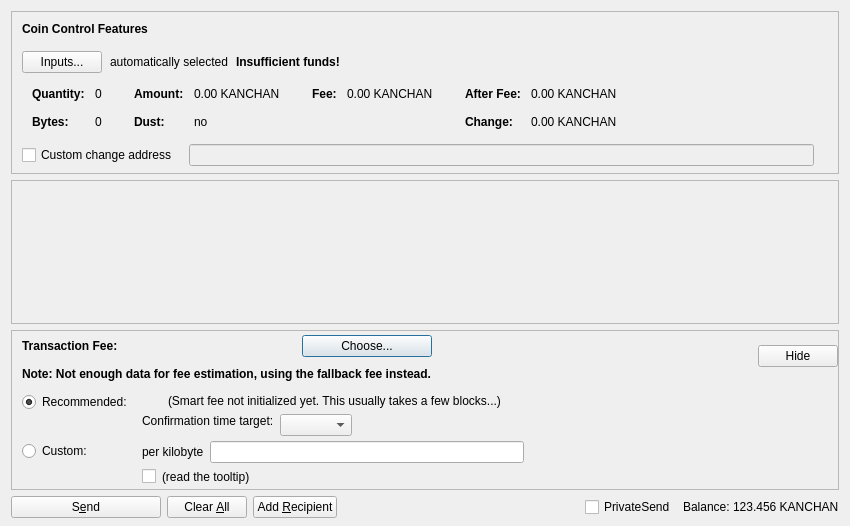
<?xml version="1.0" encoding="UTF-8"?>
<ui version="4.0">
 <class>SendCoinsDialog</class>
 <widget class="QDialog" name="SendCoinsDialog">
  <property name="geometry">
   <rect>
    <x>0</x>
    <y>0</y>
    <width>850</width>
    <height>526</height>
   </rect>
  </property>
  <property name="windowTitle">
   <string>Send Coins</string>
  </property>
  <layout class="QVBoxLayout" name="verticalLayout" stretch="0,1,0,0">
   <property name="bottomMargin">
    <number>8</number>
   </property>
   <item>
    <widget class="QFrame" name="frameCoinControl">
     <property name="sizePolicy">
      <sizepolicy hsizetype="Expanding" vsizetype="Expanding">
       <horstretch>0</horstretch>
       <verstretch>0</verstretch>
      </sizepolicy>
     </property>
     <property name="maximumSize">
      <size>
       <width>16777215</width>
       <height>16777215</height>
      </size>
     </property>
     <property name="frameShape">
      <enum>QFrame::StyledPanel</enum>
     </property>
     <property name="frameShadow">
      <enum>QFrame::Sunken</enum>
     </property>
     <layout class="QVBoxLayout" name="verticalLayoutCoinControl2">
      <property name="spacing">
       <number>0</number>
      </property>
      <property name="leftMargin">
       <number>0</number>
      </property>
      <property name="topMargin">
       <number>0</number>
      </property>
      <property name="rightMargin">
       <number>0</number>
      </property>
      <property name="bottomMargin">
       <number>6</number>
      </property>
      <item>
       <layout class="QVBoxLayout" name="verticalLayoutCoinControl" stretch="0,0,0,0,1">
        <property name="spacing">
         <number>0</number>
        </property>
        <property name="leftMargin">
         <number>10</number>
        </property>
        <property name="topMargin">
         <number>10</number>
        </property>
        <item>
         <layout class="QHBoxLayout" name="horizontalLayoutCoinControl1">
          <property name="bottomMargin">
           <number>15</number>
          </property>
          <item>
           <widget class="QLabel" name="labelCoinControlFeatures">
            <property name="sizePolicy">
             <sizepolicy hsizetype="Preferred" vsizetype="Maximum">
              <horstretch>0</horstretch>
              <verstretch>0</verstretch>
             </sizepolicy>
            </property>
            <property name="font">
             <font>
              <weight>75</weight>
              <bold>true</bold>
             </font>
            </property>
            <property name="styleSheet">
             <string notr="true">font-weight:bold;</string>
            </property>
            <property name="text">
             <string>Coin Control Features</string>
            </property>
           </widget>
          </item>
         </layout>
        </item>
        <item>
         <layout class="QHBoxLayout" name="horizontalLayoutCoinControl2" stretch="0,0,0,0">
          <property name="spacing">
           <number>8</number>
          </property>
          <property name="bottomMargin">
           <number>10</number>
          </property>
          <item>
           <widget class="QPushButton" name="pushButtonCoinControl">
            <property name="styleSheet">
             <string notr="true"/>
            </property>
            <property name="text">
             <string>Inputs...</string>
            </property>
            <property name="autoDefault">
             <bool>false</bool>
            </property>
           </widget>
          </item>
          <item>
           <widget class="QLabel" name="labelCoinControlAutomaticallySelected">
            <property name="text">
             <string>automatically selected</string>
            </property>
            <property name="margin">
             <number>5</number>
            </property>
           </widget>
          </item>
          <item>
           <widget class="QLabel" name="labelCoinControlInsuffFunds">
            <property name="font">
             <font>
              <weight>75</weight>
              <bold>true</bold>
             </font>
            </property>
            <property name="styleSheet">
             <string notr="true">font-weight:bold;</string>
            </property>
            <property name="text">
             <string>Insufficient funds!</string>
            </property>
            <property name="margin">
             <number>5</number>
            </property>
           </widget>
          </item>
          <item>
           <spacer name="horizontalSpacerCoinControl">
            <property name="orientation">
             <enum>Qt::Horizontal</enum>
            </property>
            <property name="sizeHint" stdset="0">
             <size>
              <width>40</width>
              <height>1</height>
             </size>
            </property>
           </spacer>
          </item>
         </layout>
        </item>
        <item>
         <widget class="QWidget" name="widgetCoinControl" native="true">
          <property name="sizePolicy">
           <sizepolicy hsizetype="Preferred" vsizetype="Preferred">
            <horstretch>0</horstretch>
            <verstretch>0</verstretch>
           </sizepolicy>
          </property>
          <property name="minimumSize">
           <size>
            <width>0</width>
            <height>0</height>
           </size>
          </property>
          <property name="styleSheet">
           <string notr="true"/>
          </property>
          <layout class="QHBoxLayout" name="horizontalLayoutCoinControl5">
           <property name="leftMargin">
            <number>0</number>
           </property>
           <property name="topMargin">
            <number>0</number>
           </property>
           <property name="rightMargin">
            <number>0</number>
           </property>
           <property name="bottomMargin">
            <number>0</number>
           </property>
           <item>
            <layout class="QHBoxLayout" name="horizontalLayoutCoinControl3" stretch="0,0,0,1">
             <property name="spacing">
              <number>20</number>
             </property>
             <property name="topMargin">
              <number>0</number>
             </property>
             <property name="bottomMargin">
              <number>10</number>
             </property>
             <item>
              <layout class="QFormLayout" name="formLayoutCoinControl1">
               <property name="horizontalSpacing">
                <number>10</number>
               </property>
               <property name="verticalSpacing">
                <number>14</number>
               </property>
               <property name="leftMargin">
                <number>10</number>
               </property>
               <property name="topMargin">
                <number>4</number>
               </property>
               <property name="rightMargin">
                <number>6</number>
               </property>
               <item row="0" column="0">
                <widget class="QLabel" name="labelCoinControlQuantityText">
                 <property name="font">
                  <font>
                   <weight>75</weight>
                   <bold>true</bold>
                  </font>
                 </property>
                 <property name="text">
                  <string>Quantity:</string>
                 </property>
                 <property name="margin">
                  <number>0</number>
                 </property>
                </widget>
               </item>
               <item row="0" column="1">
                <widget class="QLabel" name="labelCoinControlQuantity">
                 <property name="cursor">
                  <cursorShape>IBeamCursor</cursorShape>
                 </property>
                 <property name="contextMenuPolicy">
                  <enum>Qt::ActionsContextMenu</enum>
                 </property>
                 <property name="text">
                  <string notr="true">0</string>
                 </property>
                 <property name="margin">
                  <number>0</number>
                 </property>
                 <property name="textInteractionFlags">
                  <set>Qt::LinksAccessibleByMouse|Qt::TextSelectableByKeyboard|Qt::TextSelectableByMouse</set>
                 </property>
                </widget>
               </item>
               <item row="1" column="0">
                <widget class="QLabel" name="labelCoinControlBytesText">
                 <property name="font">
                  <font>
                   <weight>75</weight>
                   <bold>true</bold>
                  </font>
                 </property>
                 <property name="text">
                  <string>Bytes:</string>
                 </property>
                </widget>
               </item>
               <item row="1" column="1">
                <widget class="QLabel" name="labelCoinControlBytes">
                 <property name="cursor">
                  <cursorShape>IBeamCursor</cursorShape>
                 </property>
                 <property name="contextMenuPolicy">
                  <enum>Qt::ActionsContextMenu</enum>
                 </property>
                 <property name="text">
                  <string notr="true">0</string>
                 </property>
                 <property name="textInteractionFlags">
                  <set>Qt::LinksAccessibleByMouse|Qt::TextSelectableByKeyboard|Qt::TextSelectableByMouse</set>
                 </property>
                </widget>
               </item>
              </layout>
             </item>
             <item>
              <layout class="QFormLayout" name="formLayoutCoinControl2">
               <property name="horizontalSpacing">
                <number>10</number>
               </property>
               <property name="verticalSpacing">
                <number>14</number>
               </property>
               <property name="leftMargin">
                <number>6</number>
               </property>
               <property name="topMargin">
                <number>4</number>
               </property>
               <property name="rightMargin">
                <number>6</number>
               </property>
               <item row="0" column="0">
                <widget class="QLabel" name="labelCoinControlAmountText">
                 <property name="font">
                  <font>
                   <weight>75</weight>
                   <bold>true</bold>
                  </font>
                 </property>
                 <property name="text">
                  <string>Amount:</string>
                 </property>
                 <property name="margin">
                  <number>0</number>
                 </property>
                </widget>
               </item>
               <item row="0" column="1">
                <widget class="QLabel" name="labelCoinControlAmount">
                 <property name="cursor">
                  <cursorShape>IBeamCursor</cursorShape>
                 </property>
                 <property name="contextMenuPolicy">
                  <enum>Qt::ActionsContextMenu</enum>
                 </property>
                 <property name="text">
                  <string notr="true">0.00 KANCHAN</string>
                 </property>
                 <property name="textInteractionFlags">
                  <set>Qt::LinksAccessibleByMouse|Qt::TextSelectableByKeyboard|Qt::TextSelectableByMouse</set>
                 </property>
                </widget>
               </item>
               <item row="1" column="0">
                <widget class="QLabel" name="labelCoinControlLowOutputText">
                 <property name="font">
                  <font>
                   <weight>75</weight>
                   <bold>true</bold>
                  </font>
                 </property>
                 <property name="text">
                  <string>Dust:</string>
                 </property>
                </widget>
               </item>
               <item row="1" column="1">
                <widget class="QLabel" name="labelCoinControlLowOutput">
                 <property name="cursor">
                  <cursorShape>IBeamCursor</cursorShape>
                 </property>
                 <property name="contextMenuPolicy">
                  <enum>Qt::ActionsContextMenu</enum>
                 </property>
                 <property name="text">
                  <string notr="true">no</string>
                 </property>
                 <property name="textInteractionFlags">
                  <set>Qt::LinksAccessibleByMouse|Qt::TextSelectableByKeyboard|Qt::TextSelectableByMouse</set>
                 </property>
                </widget>
               </item>
              </layout>
             </item>
             <item>
              <layout class="QFormLayout" name="formLayoutCoinControl3">
               <property name="horizontalSpacing">
                <number>10</number>
               </property>
               <property name="verticalSpacing">
                <number>14</number>
               </property>
               <property name="leftMargin">
                <number>6</number>
               </property>
               <property name="topMargin">
                <number>4</number>
               </property>
               <property name="rightMargin">
                <number>6</number>
               </property>
               <item row="0" column="0">
                <widget class="QLabel" name="labelCoinControlFeeText">
                 <property name="font">
                  <font>
                   <weight>75</weight>
                   <bold>true</bold>
                  </font>
                 </property>
                 <property name="text">
                  <string>Fee:</string>
                 </property>
                 <property name="margin">
                  <number>0</number>
                 </property>
                </widget>
               </item>
               <item row="0" column="1">
                <widget class="QLabel" name="labelCoinControlFee">
                 <property name="cursor">
                  <cursorShape>IBeamCursor</cursorShape>
                 </property>
                 <property name="contextMenuPolicy">
                  <enum>Qt::ActionsContextMenu</enum>
                 </property>
                 <property name="text">
                  <string notr="true">0.00 KANCHAN</string>
                 </property>
                 <property name="textInteractionFlags">
                  <set>Qt::LinksAccessibleByMouse|Qt::TextSelectableByKeyboard|Qt::TextSelectableByMouse</set>
                 </property>
                </widget>
               </item>
              </layout>
             </item>
             <item>
              <layout class="QFormLayout" name="formLayoutCoinControl4">
               <property name="horizontalSpacing">
                <number>10</number>
               </property>
               <property name="verticalSpacing">
                <number>14</number>
               </property>
               <property name="leftMargin">
                <number>6</number>
               </property>
               <property name="topMargin">
                <number>4</number>
               </property>
               <property name="rightMargin">
                <number>6</number>
               </property>
               <item row="0" column="0">
                <widget class="QLabel" name="labelCoinControlAfterFeeText">
                 <property name="font">
                  <font>
                   <weight>75</weight>
                   <bold>true</bold>
                  </font>
                 </property>
                 <property name="text">
                  <string>After Fee:</string>
                 </property>
                 <property name="margin">
                  <number>0</number>
                 </property>
                </widget>
               </item>
               <item row="0" column="1">
                <widget class="QLabel" name="labelCoinControlAfterFee">
                 <property name="cursor">
                  <cursorShape>IBeamCursor</cursorShape>
                 </property>
                 <property name="contextMenuPolicy">
                  <enum>Qt::ActionsContextMenu</enum>
                 </property>
                 <property name="text">
                  <string notr="true">0.00 KANCHAN</string>
                 </property>
                 <property name="textInteractionFlags">
                  <set>Qt::LinksAccessibleByMouse|Qt::TextSelectableByKeyboard|Qt::TextSelectableByMouse</set>
                 </property>
                </widget>
               </item>
               <item row="1" column="0">
                <widget class="QLabel" name="labelCoinControlChangeText">
                 <property name="font">
                  <font>
                   <weight>75</weight>
                   <bold>true</bold>
                  </font>
                 </property>
                 <property name="text">
                  <string>Change:</string>
                 </property>
                </widget>
               </item>
               <item row="1" column="1">
                <widget class="QLabel" name="labelCoinControlChange">
                 <property name="cursor">
                  <cursorShape>IBeamCursor</cursorShape>
                 </property>
                 <property name="contextMenuPolicy">
                  <enum>Qt::ActionsContextMenu</enum>
                 </property>
                 <property name="text">
                  <string notr="true">0.00 KANCHAN</string>
                 </property>
                 <property name="textInteractionFlags">
                  <set>Qt::LinksAccessibleByMouse|Qt::TextSelectableByKeyboard|Qt::TextSelectableByMouse</set>
                 </property>
                </widget>
               </item>
              </layout>
             </item>
            </layout>
           </item>
          </layout>
         </widget>
        </item>
        <item>
         <layout class="QHBoxLayout" name="horizontalLayoutCoinControl4" stretch="0,0,0">
          <property name="spacing">
           <number>12</number>
          </property>
          <property name="sizeConstraint">
           <enum>QLayout::SetDefaultConstraint</enum>
          </property>
          <property name="topMargin">
           <number>5</number>
          </property>
          <property name="rightMargin">
           <number>5</number>
          </property>
          <item>
           <widget class="QCheckBox" name="checkBoxCoinControlChange">
            <property name="toolTip">
             <string>If this is activated, but the change address is empty or invalid, change will be sent to a newly generated address.</string>
            </property>
            <property name="text">
             <string>Custom change address</string>
            </property>
           </widget>
          </item>
          <item>
           <widget class="QValidatedLineEdit" name="lineEditCoinControlChange">
            <property name="enabled">
             <bool>false</bool>
            </property>
            <property name="sizePolicy">
             <sizepolicy hsizetype="Expanding" vsizetype="Fixed">
              <horstretch>0</horstretch>
              <verstretch>0</verstretch>
             </sizepolicy>
            </property>
           </widget>
          </item>
          <item>
           <widget class="QLabel" name="labelCoinControlChangeLabel">
            <property name="sizePolicy">
             <sizepolicy hsizetype="Preferred" vsizetype="Expanding">
              <horstretch>0</horstretch>
              <verstretch>0</verstretch>
             </sizepolicy>
            </property>
            <property name="minimumSize">
             <size>
              <width>0</width>
              <height>0</height>
             </size>
            </property>
            <property name="text">
             <string/>
            </property>
            <property name="margin">
             <number>3</number>
            </property>
           </widget>
          </item>
         </layout>
        </item>
        <item>
         <spacer name="verticalSpacerCoinControl">
          <property name="orientation">
           <enum>Qt::Vertical</enum>
          </property>
          <property name="sizeHint" stdset="0">
           <size>
            <width>800</width>
            <height>1</height>
           </size>
          </property>
         </spacer>
        </item>
       </layout>
      </item>
     </layout>
    </widget>
   </item>
   <item>
    <widget class="QScrollArea" name="scrollArea">
     <property name="widgetResizable">
      <bool>true</bool>
     </property>
     <widget class="QWidget" name="scrollAreaWidgetContents">
      <property name="geometry">
       <rect>
        <x>0</x>
        <y>0</y>
        <width>830</width>
        <height>104</height>
       </rect>
      </property>
      <layout class="QVBoxLayout" name="verticalLayout_2" stretch="0,1">
       <property name="leftMargin">
        <number>0</number>
       </property>
       <property name="topMargin">
        <number>0</number>
       </property>
       <property name="rightMargin">
        <number>0</number>
       </property>
       <property name="bottomMargin">
        <number>0</number>
       </property>
       <item>
        <layout class="QVBoxLayout" name="entries">
         <property name="spacing">
          <number>6</number>
         </property>
        </layout>
       </item>
       <item>
        <spacer name="verticalSpacer">
         <property name="orientation">
          <enum>Qt::Vertical</enum>
         </property>
         <property name="sizeHint" stdset="0">
          <size>
           <width>20</width>
           <height>40</height>
          </size>
         </property>
        </spacer>
       </item>
      </layout>
     </widget>
    </widget>
   </item>
   <item>
    <widget class="QFrame" name="frameFee">
     <property name="sizePolicy">
      <sizepolicy hsizetype="Expanding" vsizetype="Expanding">
       <horstretch>0</horstretch>
       <verstretch>0</verstretch>
      </sizepolicy>
     </property>
     <property name="maximumSize">
      <size>
       <width>16777215</width>
       <height>16777215</height>
      </size>
     </property>
     <property name="frameShape">
      <enum>QFrame::StyledPanel</enum>
     </property>
     <property name="frameShadow">
      <enum>QFrame::Sunken</enum>
     </property>
     <layout class="QVBoxLayout" name="verticalLayoutFee1">
      <property name="spacing">
       <number>0</number>
      </property>
      <property name="leftMargin">
       <number>0</number>
      </property>
      <property name="topMargin">
       <number>0</number>
      </property>
      <property name="rightMargin">
       <number>0</number>
      </property>
      <property name="bottomMargin">
       <number>0</number>
      </property>
      <item>
       <layout class="QVBoxLayout" name="verticalLayoutFee2" stretch="0,0,0">
        <property name="spacing">
         <number>0</number>
        </property>
        <property name="leftMargin">
         <number>10</number>
        </property>
        <property name="topMargin">
         <number>0</number>
        </property>
        <item>
         <layout class="QHBoxLayout" name="horizontalLayoutFee1">
          <property name="bottomMargin">
           <number>0</number>
          </property>
          <item>
           <layout class="QVBoxLayout" name="verticalLayoutFee7">
            <property name="spacing">
             <number>0</number>
            </property>
            <item>
             <spacer name="verticalSpacerSmartFee">
              <property name="orientation">
               <enum>Qt::Vertical</enum>
              </property>
              <property name="sizeType">
               <enum>QSizePolicy::Fixed</enum>
              </property>
              <property name="sizeHint" stdset="0">
               <size>
                <width>1</width>
                <height>4</height>
               </size>
              </property>
             </spacer>
            </item>
            <item>
             <layout class="QHBoxLayout" name="horizontalLayoutSmartFee">
              <property name="spacing">
               <number>10</number>
              </property>
              <item>
               <widget class="QLabel" name="labelFeeHeadline">
                <property name="sizePolicy">
                 <sizepolicy hsizetype="Preferred" vsizetype="Maximum">
                  <horstretch>0</horstretch>
                  <verstretch>0</verstretch>
                 </sizepolicy>
                </property>
                <property name="font">
                 <font>
                  <weight>75</weight>
                  <bold>true</bold>
                 </font>
                </property>
                <property name="styleSheet">
                 <string notr="true">font-weight:bold;</string>
                </property>
                <property name="text">
                 <string>Transaction Fee:</string>
                </property>
               </widget>
              </item>
              <item>
               <widget class="QLabel" name="labelFeeMinimized">
                <property name="text">
                 <string/>
                </property>
               </widget>
              </item>
              <item>
               <widget class="QPushButton" name="buttonChooseFee">
                <property name="text">
                 <string>Choose...</string>
                </property>
               </widget>
              </item>
             </layout>
            </item>
            <item>
             <spacer name="verticalSpacer_7">
              <property name="orientation">
               <enum>Qt::Vertical</enum>
              </property>
              <property name="sizeHint" stdset="0">
               <size>
                <width>1</width>
                <height>10</height>
               </size>
              </property>
             </spacer>
            </item>
            <item>
             <widget class="QLabel" name="fallbackFeeWarningLabel">
              <property name="toolTip">
               <string>Using the fallbackfee can result in sending a transaction that will take several hours or days (or never) to confirm. Consider choosing your fee manually or wait until you have validated the complete chain.</string>
              </property>
              <property name="font">
              <font>
                  <weight>75</weight>
                  <bold>true</bold>
              </font>
              </property>
              <property name="text">
               <string>Note: Not enough data for fee estimation, using the fallback fee instead.</string>
              </property>
              <property name="wordWrap">
               <bool>false</bool>
              </property>
             </widget>
            </item>
            <item>
             <spacer name="verticalSpacer_5">
              <property name="orientation">
               <enum>Qt::Vertical</enum>
              </property>
              <property name="sizeHint" stdset="0">
               <size>
                <width>1</width>
                <height>1</height>
               </size>
              </property>
             </spacer>
            </item>
           </layout>
          </item>
          <item>
           <spacer name="horizontalSpacer_4">
            <property name="orientation">
             <enum>Qt::Horizontal</enum>
            </property>
            <property name="sizeHint" stdset="0">
             <size>
              <width>1</width>
              <height>1</height>
             </size>
            </property>
           </spacer>
          </item>
          <item>
           <widget class="QPushButton" name="buttonMinimizeFee">
            <property name="toolTip">
             <string>collapse fee-settings</string>
            </property>
            <property name="text">
             <string>Hide</string>
            </property>
           </widget>
          </item>
         </layout>
        </item>
        <item>
         <widget class="QFrame" name="frameFeeSelection">
          <layout class="QVBoxLayout" name="verticalLayoutFee12">
           <property name="spacing">
            <number>0</number>
           </property>
           <property name="leftMargin">
            <number>0</number>
           </property>
           <property name="topMargin">
            <number>0</number>
           </property>
           <property name="rightMargin">
            <number>0</number>
           </property>
           <property name="bottomMargin">
            <number>0</number>
           </property>
           <item>
            <layout class="QGridLayout" name="gridLayoutFee">
             <property name="topMargin">
              <number>10</number>
             </property>
             <property name="bottomMargin">
              <number>4</number>
             </property>
             <property name="horizontalSpacing">
              <number>10</number>
             </property>
             <property name="verticalSpacing">
              <number>4</number>
             </property>
             <item row="1" column="1">
              <layout class="QVBoxLayout" name="verticalLayoutFee8">
               <property name="spacing">
                <number>6</number>
               </property>
               <item>
                <layout class="QHBoxLayout" name="horizontalLayoutFee13">
                 <item>
                  <widget class="QLabel" name="labelCustomPerKilobyte">
                   <property name="toolTip">
                    <string>If the custom fee is set to 1000 photons and the transaction is only 250 bytes, then &quot;per kilobyte&quot; only pays 250 photons in fee,&lt;br /&gt;while &quot;at least&quot; pays 1000 photons. For transactions bigger than a kilobyte both pay by kilobyte.</string>
                   </property>
                   <property name="text">
                    <string>per kilobyte</string>
                   </property>
                  </widget>
                 </item>
                 <item>
                  <widget class="BitcoinAmountField" name="customFee"/>
                 </item>
                 <item>
                  <spacer name="horizontalSpacer_6">
                   <property name="orientation">
                    <enum>Qt::Horizontal</enum>
                   </property>
                   <property name="sizeHint" stdset="0">
                    <size>
                     <width>1</width>
                     <height>1</height>
                    </size>
                   </property>
                  </spacer>
                 </item>
                </layout>
               </item>
               <item>
                <layout class="QHBoxLayout" name="horizontalLayoutFee8">
                 <item>
                  <widget class="QCheckBox" name="checkBoxMinimumFee">
                   <property name="toolTip">
                    <string>Paying only the minimum fee is just fine as long as there is less transaction volume than space in the blocks.&lt;br /&gt;But be aware that this can end up in a never confirming transaction once there is more demand for KANCHAN transactions than the network can process.</string>
                   </property>
                   <property name="text">
                    <string/>
                   </property>
                  </widget>
                 </item>
                 <item>
                  <widget class="QLabel" name="labelMinFeeWarning">
                   <property name="enabled">
                    <bool>true</bool>
                   </property>
                   <property name="toolTip">
                    <string>Paying only the minimum fee is just fine as long as there is less transaction volume than space in the blocks.&lt;br /&gt;But be aware that this can end up in a never confirming transaction once there is more demand for KANCHAN transactions than the network can process.</string>
                   </property>
                   <property name="text">
                    <string>(read the tooltip)</string>
                   </property>
                   <property name="margin">
                    <number>5</number>
                   </property>
                  </widget>
                 </item>
                 <item>
                  <spacer name="horizontalSpacer_2">
                   <property name="orientation">
                    <enum>Qt::Horizontal</enum>
                   </property>
                   <property name="sizeHint" stdset="0">
                    <size>
                     <width>1</width>
                     <height>1</height>
                    </size>
                   </property>
                  </spacer>
                 </item>
                </layout>
               </item>
              </layout>
             </item>
             <item row="0" column="0">
              <layout class="QVBoxLayout" name="verticalLayoutFee4" stretch="0,1">
               <item>
                <widget class="QRadioButton" name="radioSmartFee">
                 <property name="text">
                  <string>Recommended:</string>
                 </property>
                 <property name="checked">
                  <bool>true</bool>
                 </property>
                 <attribute name="buttonGroup">
                  <string notr="true">groupFee</string>
                 </attribute>
                </widget>
               </item>
               <item>
                <spacer name="verticalSpacer_2">
                 <property name="orientation">
                  <enum>Qt::Vertical</enum>
                 </property>
                 <property name="sizeHint" stdset="0">
                  <size>
                   <width>1</width>
                   <height>1</height>
                  </size>
                 </property>
                </spacer>
               </item>
              </layout>
             </item>
             <item row="1" column="0">
              <layout class="QVBoxLayout" name="verticalLayoutFee9" stretch="0,1">
               <item>
                <widget class="QRadioButton" name="radioCustomFee">
                 <property name="text">
                  <string>Custom:</string>
                 </property>
                 <attribute name="buttonGroup">
                  <string notr="true">groupFee</string>
                 </attribute>
                </widget>
               </item>
               <item>
                <spacer name="verticalSpacer_6">
                 <property name="orientation">
                  <enum>Qt::Vertical</enum>
                 </property>
                 <property name="sizeHint" stdset="0">
                  <size>
                   <width>1</width>
                   <height>1</height>
                  </size>
                 </property>
                </spacer>
               </item>
              </layout>
             </item>
             <item row="0" column="1">
              <layout class="QVBoxLayout" name="verticalLayoutFee3" stretch="0,0,1">
               <property name="spacing">
                <number>6</number>
               </property>
               <property name="topMargin">
                <number>2</number>
               </property>
               <item>
                <layout class="QHBoxLayout" name="horizontalLayoutFee12">
                 <item>
                  <widget class="QLabel" name="labelSmartFee">
                   <property name="text">
                    <string/>
                   </property>
                   <property name="margin">
                    <number>2</number>
                   </property>
                  </widget>
                 </item>
                 <item>
                  <widget class="QLabel" name="labelFeeEstimation">
                   <property name="text">
                    <string/>
                   </property>
                  </widget>
                 </item>
                 <item>
                  <widget class="QLabel" name="labelSmartFee2">
                   <property name="text">
                    <string>(Smart fee not initialized yet. This usually takes a few blocks...)</string>
                   </property>
                   <property name="margin">
                    <number>2</number>
                   </property>
                  </widget>
                 </item>
                 <item>
                  <spacer name="horizontalSpacer_5">
                   <property name="orientation">
                    <enum>Qt::Horizontal</enum>
                   </property>
                   <property name="sizeHint" stdset="0">
                    <size>
                     <width>1</width>
                     <height>1</height>
                    </size>
                   </property>
                  </spacer>
                 </item>
                </layout>
               </item>
               <item>
                <layout class="QHBoxLayout" name="horizontalLayoutFee9">
                 <item>
                  <layout class="QVBoxLayout" name="verticalLayoutFee6">
                   <item>
                    <widget class="QLabel" name="labelSmartFee3">
                     <property name="text">
                      <string>Confirmation time target:</string>
                     </property>
                     <property name="margin">
                      <number>2</number>
                     </property>
                    </widget>
                   </item>
                   <item>
                    <spacer name="verticalSpacer_3">
                     <property name="orientation">
                      <enum>Qt::Vertical</enum>
                     </property>
                     <property name="sizeHint" stdset="0">
                      <size>
                       <width>1</width>
                       <height>1</height>
                      </size>
                     </property>
                    </spacer>
                   </item>
                  </layout>
                 </item>
                 <item>
                  <layout class="QVBoxLayout" name="verticalLayoutFee5">
                   <property name="rightMargin">
                    <number>30</number>
                   </property>
                   <item>
                    <layout class="QHBoxLayout" name="horizontalLayoutConfTarget">
                     <property name="bottomMargin">
                      <number>0</number>
                     </property>
                     <item>
                      <widget class="QComboBox" name="confTargetSelector"/>
                     </item>
                     <item>
                      <spacer name="horizontalSpacerConfTarget">
                       <property name="orientation">
                        <enum>Qt::Horizontal</enum>
                       </property>
                       <property name="sizeHint" stdset="0">
                        <size>
                         <width>40</width>
                         <height>20</height>
                        </size>
                       </property>
                      </spacer>
                     </item>
                    </layout>
                   </item>
                  </layout>
                 </item>
                </layout>
               </item>
               <item>
                <spacer name="verticalSpacer_4">
                 <property name="orientation">
                  <enum>Qt::Vertical</enum>
                 </property>
                 <property name="sizeHint" stdset="0">
                  <size>
                   <width>1</width>
                   <height>1</height>
                  </size>
                 </property>
                </spacer>
               </item>
              </layout>
             </item>
            </layout>
           </item>
          </layout>
         </widget>
        </item>
        <item>
         <spacer name="verticalSpacerFee">
          <property name="orientation">
           <enum>Qt::Vertical</enum>
          </property>
          <property name="sizeHint" stdset="0">
           <size>
            <width>800</width>
            <height>1</height>
           </size>
          </property>
         </spacer>
        </item>
       </layout>
      </item>
     </layout>
    </widget>
   </item>
   <item>
    <layout class="QHBoxLayout" name="horizontalLayout">
     <item>
      <widget class="QPushButton" name="sendButton">
       <property name="minimumSize">
        <size>
         <width>150</width>
         <height>0</height>
        </size>
       </property>
       <property name="toolTip">
        <string>Confirm the send action</string>
       </property>
       <property name="text">
        <string>S&amp;end</string>
       </property>
       <property name="autoDefault">
        <bool>false</bool>
       </property>
       <property name="default">
        <bool>false</bool>
       </property>
      </widget>
     </item>
     <item>
      <widget class="QPushButton" name="clearButton">
       <property name="sizePolicy">
        <sizepolicy hsizetype="Minimum" vsizetype="Fixed">
         <horstretch>0</horstretch>
         <verstretch>0</verstretch>
        </sizepolicy>
       </property>
       <property name="toolTip">
        <string>Clear all fields of the form.</string>
       </property>
       <property name="text">
        <string>Clear &amp;All</string>
       </property>
       <property name="autoDefault">
        <bool>false</bool>
       </property>
      </widget>
     </item>
     <item>
      <widget class="QPushButton" name="addButton">
       <property name="toolTip">
        <string>Send to multiple recipients at once</string>
       </property>
       <property name="text">
        <string>Add &amp;Recipient</string>
       </property>
       <property name="autoDefault">
        <bool>false</bool>
       </property>
      </widget>
     </item>
     <item>
      <spacer name="horizontalSpacer">
       <property name="orientation">
        <enum>Qt::Horizontal</enum>
       </property>
       <property name="sizeHint" stdset="0">
        <size>
         <width>40</width>
         <height>20</height>
        </size>
       </property>
      </spacer>
     </item>
     <item>
      <layout class="QHBoxLayout" name="horizontalLayout_2">
       <property name="spacing">
        <number>3</number>
       </property>
       <item>
        <widget class="QCheckBox" name="checkUsePrivateSend">
         <property name="minimumSize">
          <size>
           <width>95</width>
           <height>0</height>
          </size>
         </property>
         <property name="text">
          <string>PrivateSend</string>
         </property>
         <property name="checked">
          <bool>false</bool>
         </property>
        </widget>
       </item>
       <item>
        <widget class="QLabel" name="label">
         <property name="text">
          <string>Balance:</string>
         </property>
        </widget>
       </item>
       <item>
        <widget class="QLabel" name="labelBalance">
         <property name="sizePolicy">
          <sizepolicy hsizetype="Preferred" vsizetype="Fixed">
           <horstretch>0</horstretch>
           <verstretch>0</verstretch>
          </sizepolicy>
         </property>
         <property name="cursor">
          <cursorShape>IBeamCursor</cursorShape>
         </property>
         <property name="text">
          <string notr="true">123.456 KANCHAN</string>
         </property>
         <property name="textInteractionFlags">
          <set>Qt::LinksAccessibleByMouse|Qt::TextSelectableByKeyboard|Qt::TextSelectableByMouse</set>
         </property>
        </widget>
       </item>
      </layout>
     </item>
    </layout>
   </item>
  </layout>
 </widget>
 <customwidgets>
  <customwidget>
   <class>QValidatedLineEdit</class>
   <extends>QLineEdit</extends>
   <header>qvalidatedlineedit.h</header>
  </customwidget>
  <customwidget>
   <class>BitcoinAmountField</class>
   <extends>QLineEdit</extends>
   <header>bitcoinamountfield.h</header>
   <container>1</container>
  </customwidget>
 </customwidgets>
 <resources>
  <include location="../kanchan.qrc"/>
 </resources>
 <connections/>
 <buttongroups>
  <buttongroup name="groupFee"/>
 </buttongroups>
</ui>
